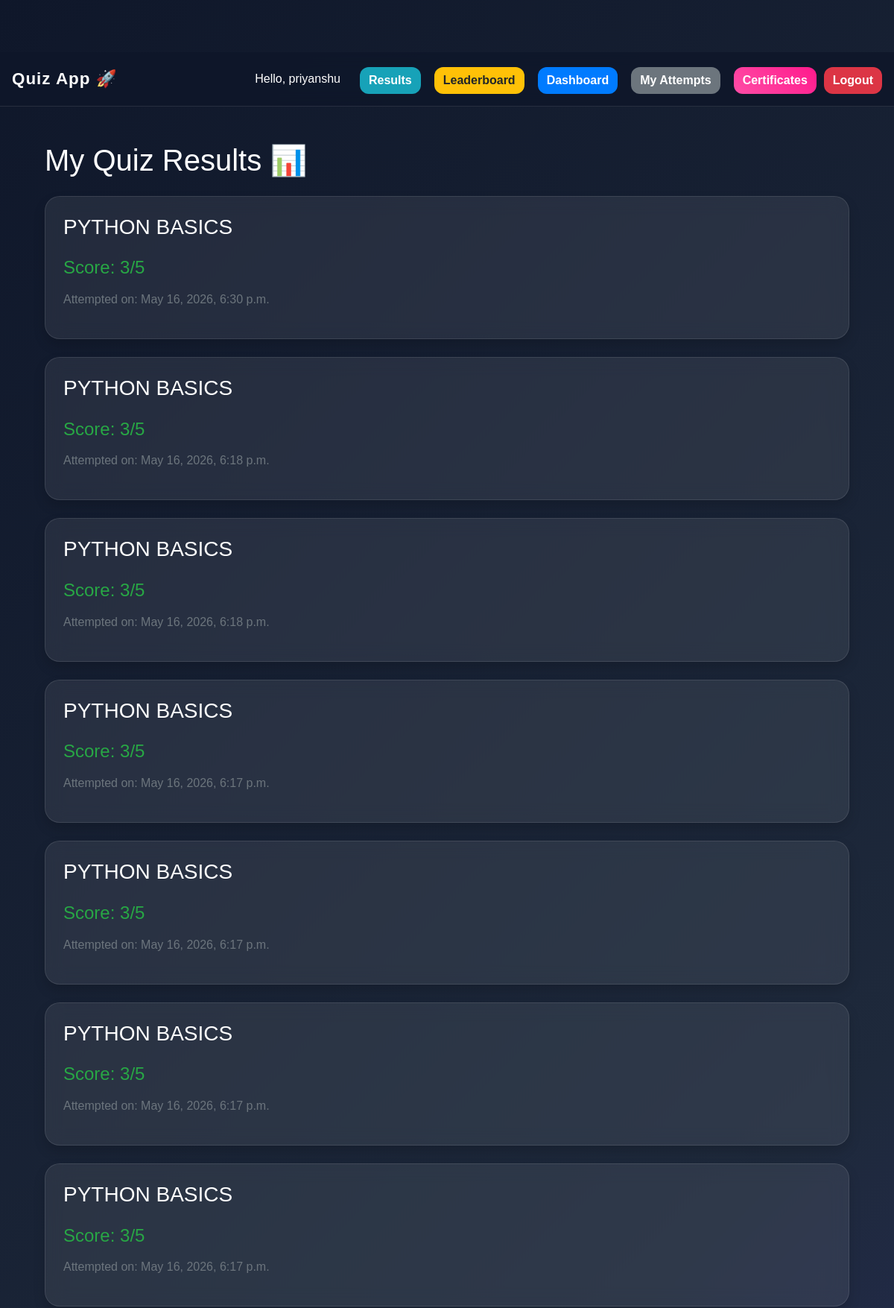
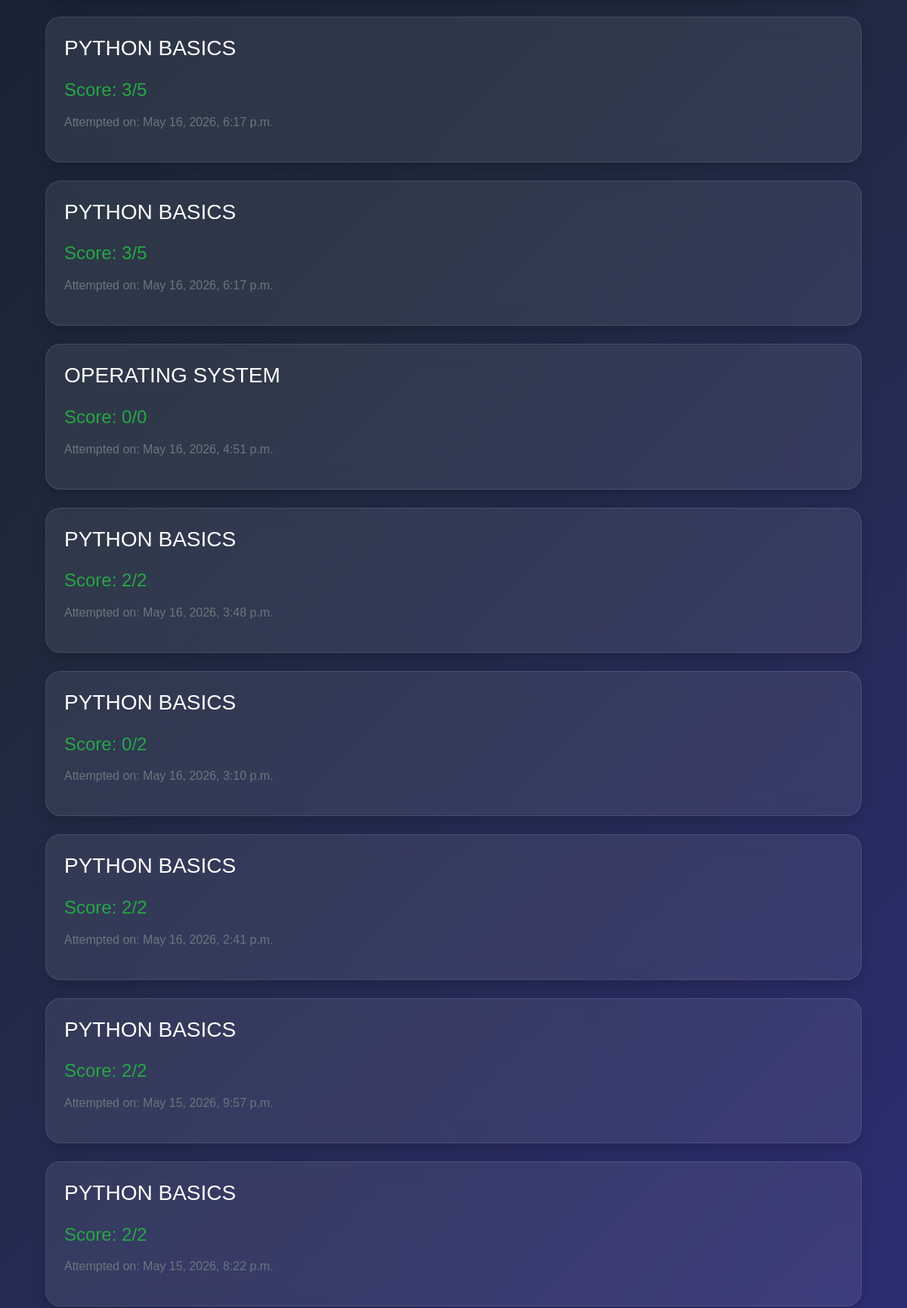
The page /results/ (signed in, upper part) on the database its author committed (2 pictures, top to bottom).
### core/models.py (models this page shows, shortened)
class Result(models.Model):
    user = models.ForeignKey(
        User,
        on_delete=models.CASCADE
    )
    quiz = models.ForeignKey(
        Quiz,
        on_delete=models.CASCADE
    )
    score = models.IntegerField()
    total = models.IntegerField()
    created_at = models.DateTimeField(
        auto_now_add=True
    )

class Quiz(models.Model):
    title = models.CharField(max_length=200)
    category = models.ForeignKey(
        Category,
        on_delete=models.CASCADE
    )
    created_at = models.DateTimeField(
        auto_now_add=True
    )

### core/views.py (the view)
@login_required
def result_history(request):
    results = Result.objects.filter(
        user=request.user
    ).order_by('-created_at')
    context = {
        'results': results
    }
    return render(
        request,
        'core/result_history.html',
        context
    )

### templates/core/result_history.html
{% extends 'core/base.html' %}
{% block content %}
<div class="container mt-5">
    <h1 class="mb-4">
        My Quiz Results 📊
    </h1>
    {% for result in results %}
    <div class="card shadow p-4 mb-4">
        <h3>
            {{ result.quiz.title }}
        </h3>
        <h4 class="text-success mt-3">
            Score:
            {{ result.score }}/{{ result.total }}
        </h4>
        <p class="text-muted mt-2">
            Attempted on:
            {{ result.created_at }}
        </p>
    </div>
    {% empty %}
    <div class="alert alert-warning">
        No quiz attempts yet.
    </div>
    {% endfor %}
</div>
{% endblock %}

### templates/core/base.html (shortened to what this page needs)
{% load static %}
<!DOCTYPE html>
<html lang="en">
<head>
    <link
        rel="stylesheet"
        href="https://stackpath.bootstrapcdn.com/bootstrap/4.5.2/css/bootstrap.min.css"
    >
    <link
        rel="stylesheet"
        href="{% static 'css/style.css' %}"
    >
</head>
<body>
<nav class="navbar navbar-dark bg-dark px-3">
    <a
        class="navbar-brand text-white"
        href="{% url 'home' %}"
    >
        Quiz App 🚀
    </a>
<div class="navbar-buttons">
        {% if user.is_authenticated %}
            <span class="text-white mr-3">
                Hello, {{ user.username }}
            </span>
            <a
                href="{% url 'result_history' %}"
                class="btn btn-info mr-2"
            >
                Results
            </a>
            <a
                href="{% url 'leaderboard' %}"
                class="btn btn-warning mr-2"
            >
                Leaderboard
            </a>
            <a
                href="{% url 'dashboard' %}"
                class="btn btn-primary mr-2"
            >
                Dashboard
            </a>
            <a
                href="{% url 'my_attempts' %}"
                class="btn btn-secondary mr-2"
            >
                My Attempts
            </a>
            <a
                href="{% url 'my_certificates' %}"
                class="btn btn-certificate"
            >
                Certificates
            </a>
            <a
                href="{% url 'logout' %}"
                class="btn btn-danger"
            >
                Logout
            </a>
        {% endif %}
    </div>
</nav>
<div class="container mt-4">
    {% block content %}
    {% endblock %}
</div>
</body>
</html>

### static/css/style.css (style rules this page uses)
body { padding-top: 70px; background: linear-gradient( 135deg, #0f172a, #1e293b, #312e81 ); min-height: 100vh; color: white; font-family: Arial, sans-serif; }
html { scroll-behavior: smooth; }
.navbar { padding: 14px 25px; background: rgba(15, 23, 42, 0.85) !important; backdrop-filter: blur(10px); border-bottom: 1px solid rgba(255,255,255,0.1); }
.navbar-brand { font-weight: bold; font-size: 1.4rem; letter-spacing: 1px; }
.navbar-buttons { display: flex; align-items: center; gap: 10px; flex-wrap: wrap; }
.btn { border: none; border-radius: 12px; font-weight: 600; transition: all 0.3s ease; }
.navbar .btn { margin-top: 5px; }
.btn-certificate { background: linear-gradient( 45deg, #ff4da6, #ff1a8c ); color: white; border: none; }
.card { background: rgba(255,255,255,0.08); backdrop-filter: blur(12px); border: 1px solid rgba(255,255,255,0.1); border-radius: 20px; box-shadow: 0 8px 30px rgba(0,0,0,0.3); color: white; transition: all 0.3s ease; }

### rows shown on the page
Result: quiz "PYTHON BASICS", score "3", total "5", created_at "May 16, 2026, 6:30 p.m."
Result: quiz "PYTHON BASICS", score "3", total "5", created_at "May 16, 2026, 6:18 p.m."
Result: quiz "PYTHON BASICS", score "3", total "5", created_at "May 16, 2026, 6:18 p.m."
Result: quiz "PYTHON BASICS", score "3", total "5", created_at "May 16, 2026, 6:17 p.m."
Result: quiz "PYTHON BASICS", score "3", total "5", created_at "May 16, 2026, 6:17 p.m."
Result: quiz "PYTHON BASICS", score "3", total "5", created_at "May 16, 2026, 6:17 p.m."
Result: quiz "PYTHON BASICS", score "3", total "5", created_at "May 16, 2026, 6:17 p.m."
Result: quiz "PYTHON BASICS", score "3", total "5", created_at "May 16, 2026, 6:17 p.m."
Result: quiz "PYTHON BASICS", score "3", total "5", created_at "May 16, 2026, 6:17 p.m."
Result: quiz "OPERATING SYSTEM", score "0", total "0", created_at "May 16, 2026, 4:51 p.m."
Result: quiz "PYTHON BASICS", score "2", total "2", created_at "May 16, 2026, 3:48 p.m."
Result: quiz "PYTHON BASICS", score "0", total "2", created_at "May 16, 2026, 3:10 p.m."
Result: quiz "PYTHON BASICS", score "2", total "2", created_at "May 16, 2026, 2:41 p.m."
Result: quiz "PYTHON BASICS", score "2", total "2", created_at "May 15, 2026, 9:57 p.m."
Result: quiz "PYTHON BASICS", score "2", total "2", created_at "May 15, 2026, 8:22 p.m."

### other values the page prints
{{ user.username }} "priyanshu"
